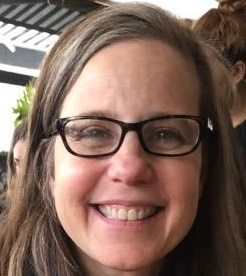
#> input picture liz2.jpg, 246 x 276 px
$ python shard_effect.py
#> lines starting #> are read from the running program, lines starting #| are printed output that depends on the picture
# -*- coding: utf-8 -*-
"""
Created on Sun Aug 25 09:55:52 2019
replace pine needles with target photo
so pine needles are replaced by target photo pixels
gives the effect of photo shards
@author Liz J Goldstein: Owner
"""

from PIL import Image
import random

#Open the image files
img = Image.open("liz2.jpg")
#> img is the input picture: PIL image 246x276 RGB; mean R, G, B 128.3, 102.3, 90.5
plant = Image.open("pine2.JPG")
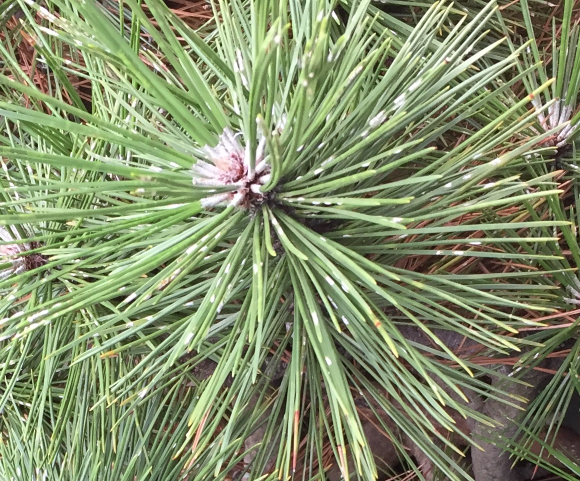
#> input picture pine2.jpg, 1160 x 962 px, found by its file name (shown at 1/2 size)
#> plant is the input picture: PIL image 1160x962 RGB; mean R, G, B 132.3, 143.7, 107.5


#This program works with images that are square and the same size
#Feed the images through the changeImageSize function to get same size images
img = img.resize((500,500))
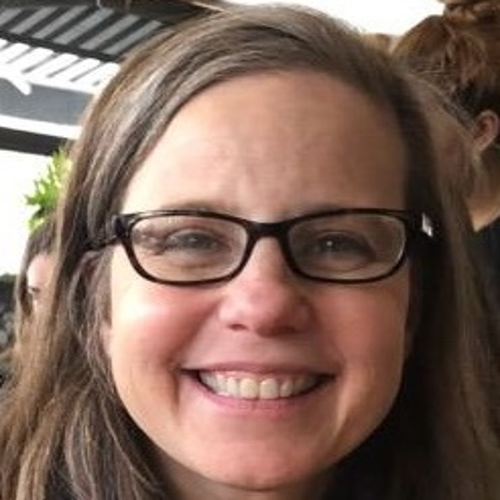
#> img: PIL image 500x500 RGB; mean R, G, B 128.3, 102.3, 90.5
plant=plant.resize((500,500))
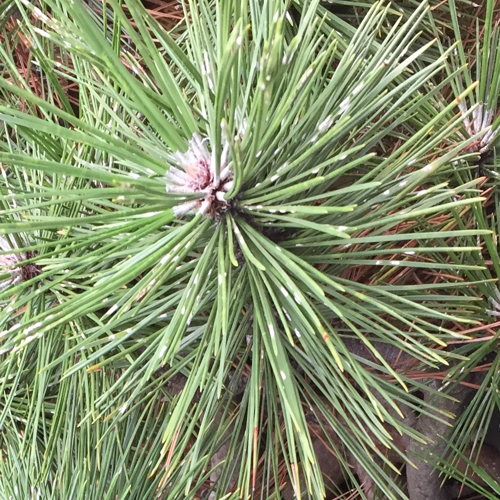
#> plant: PIL image 500x500 RGB; mean R, G, B 132.3, 143.7, 107.5
#image_b.show()

#Create Output Image
raw_output1=plant

height=raw_output1.height
#> height = 500
width=raw_output1.width
#> width = 500

#load data so faster processing
img_load = img.load()
plant_load = plant.load()


#iterate through each pixel and get the r, g, b values
for i in range(width):
    for j in range(height):
        r=plant_load[i,j][0]
        g=plant_load[i,j][1]
        b=plant_load[i,j][2]
        #When the pixel is greenish (meaning if below statement is true), replace it with portrait pixels
        if 30 <= r < 255 and 115 < g <= 255 and 130 <= b < 255:
           #fill in green pixel with pixel in same spot in background photo
            back_color = img_load[i,j]
            raw_output1.putpixel((i,j),back_color) #Set the output pixel
        else:
            #select random color
            back_color1=random.randint(1,255)
            back_color2=random.randint(1,255)
            back_color3=random.randint(1,255)

            #remaining pixels are a random color
            #raw_output1.putpixel((i,j), (back_color1, back_color2, back_color3))

            #remaining pixels are black
            #raw_output1.putpixel((i,j), (0, 0, 0))

            #remaining pixels are white
            raw_output1.putpixel((i,j), (255, 255, 255))
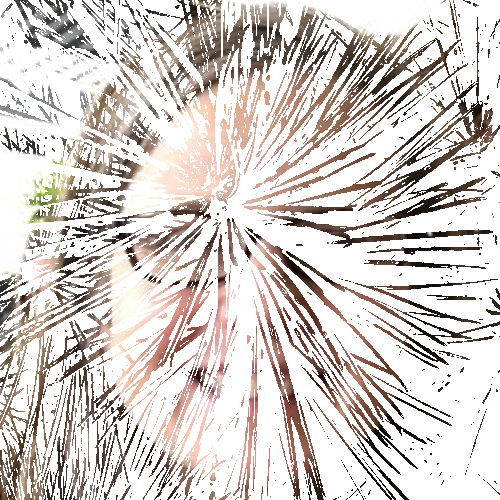
#> raw_output1: PIL image 500x500 RGB; mean R, G, B 217.3, 208.7, 204.6


#Save the resulting image in C
raw_output1.save("shards.png")
raw_output1.show()
